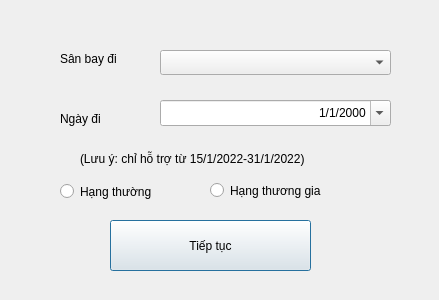
<?xml version="1.0" encoding="UTF-8"?>
<ui version="4.0">
 <class>SearchForStrAndDepartureDate</class>
 <widget class="QDialog" name="SearchForStrAndDepartureDate">
  <property name="geometry">
   <rect>
    <x>0</x>
    <y>0</y>
    <width>439</width>
    <height>300</height>
   </rect>
  </property>
  <property name="windowTitle">
   <string>Dialog</string>
  </property>
  <widget class="QLabel" name="label">
   <property name="geometry">
    <rect>
     <x>60</x>
     <y>50</y>
     <width>141</width>
     <height>17</height>
    </rect>
   </property>
   <property name="text">
    <string>Sân bay đi</string>
   </property>
  </widget>
  <widget class="QLabel" name="label_2">
   <property name="geometry">
    <rect>
     <x>60</x>
     <y>110</y>
     <width>101</width>
     <height>17</height>
    </rect>
   </property>
   <property name="text">
    <string>Ngày đi</string>
   </property>
  </widget>
  <widget class="QComboBox" name="SrtAirport">
   <property name="geometry">
    <rect>
     <x>160</x>
     <y>50</y>
     <width>231</width>
     <height>25</height>
    </rect>
   </property>
  </widget>
  <widget class="QDateEdit" name="Date">
   <property name="enabled">
    <bool>true</bool>
   </property>
   <property name="geometry">
    <rect>
     <x>160</x>
     <y>100</y>
     <width>231</width>
     <height>26</height>
    </rect>
   </property>
   <property name="alignment">
    <set>Qt::AlignRight|Qt::AlignTrailing|Qt::AlignVCenter</set>
   </property>
   <property name="dateTime">
    <datetime>
     <hour>0</hour>
     <minute>0</minute>
     <second>0</second>
     <year>2000</year>
     <month>1</month>
     <day>1</day>
    </datetime>
   </property>
   <property name="minimumTime">
    <time>
     <hour>0</hour>
     <minute>0</minute>
     <second>0</second>
    </time>
   </property>
   <property name="currentSection">
    <enum>QDateTimeEdit::DaySection</enum>
   </property>
   <property name="displayFormat">
    <string>d/M/yyyy</string>
   </property>
   <property name="calendarPopup">
    <bool>true</bool>
   </property>
  </widget>
  <widget class="QRadioButton" name="eco">
   <property name="geometry">
    <rect>
     <x>60</x>
     <y>180</y>
     <width>112</width>
     <height>23</height>
    </rect>
   </property>
   <property name="text">
    <string>Hạng thường</string>
   </property>
  </widget>
  <widget class="QRadioButton" name="skyboss">
   <property name="geometry">
    <rect>
     <x>210</x>
     <y>180</y>
     <width>181</width>
     <height>21</height>
    </rect>
   </property>
   <property name="text">
    <string>Hạng thương gia</string>
   </property>
  </widget>
  <widget class="QPushButton" name="confirm">
   <property name="geometry">
    <rect>
     <x>110</x>
     <y>220</y>
     <width>201</width>
     <height>51</height>
    </rect>
   </property>
   <property name="text">
    <string>Tiếp tục</string>
   </property>
  </widget>
  <widget class="QLabel" name="label_3">
   <property name="geometry">
    <rect>
     <x>80</x>
     <y>150</y>
     <width>311</width>
     <height>17</height>
    </rect>
   </property>
   <property name="text">
    <string>(Lưu ý: chỉ hỗ trợ từ 15/1/2022-31/1/2022)</string>
   </property>
  </widget>
 </widget>
 <resources/>
 <connections/>
</ui>
